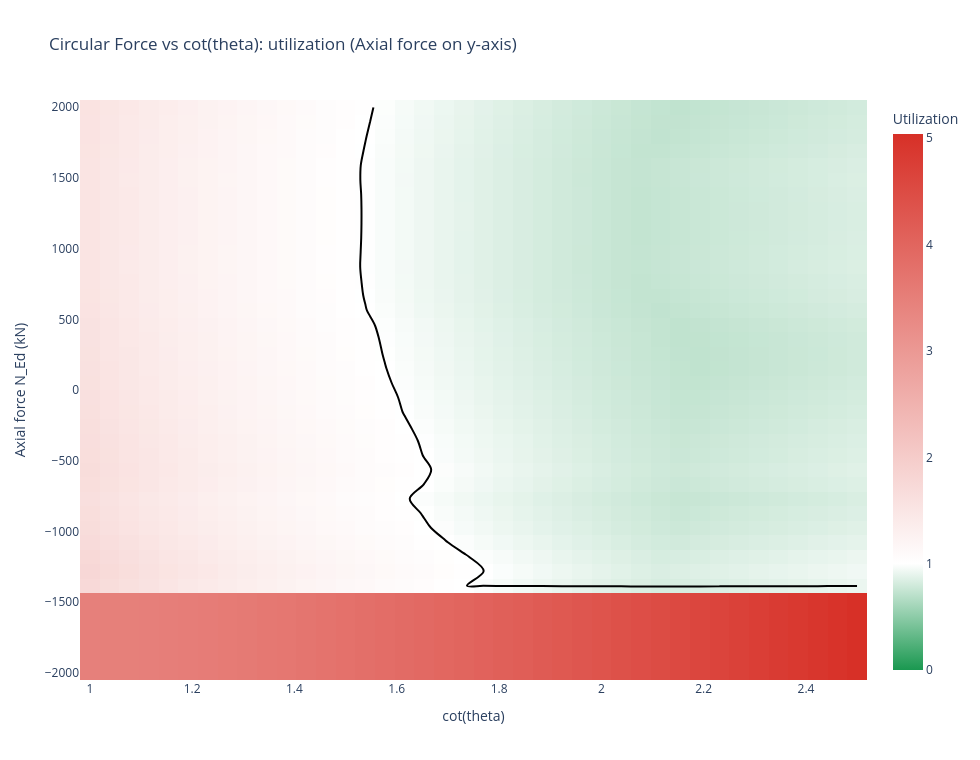

Here is the notebook cell this chart was saved with:
### Markdown cell above
## 6. Axial Force vs Cot(θ) Contour

Heatmap of utilization (or other metrics) over the N_Ed–cot(θ) domain.
For each axial force level the full circular context is recomputed
(σ_cp, λ₁, λ₂, b_w, V_Rd,c, cot limits).

### Code cell
fig_axial = viewer.plot_force_cot_theta_contour(
    load_case=load_case,
    n_axial=40,
    n_cot=40,
    metric="utilization",
    show=False,
)
fig_axial

### Figure 1 — Plotly figure (JSON) as saved in the notebook; plotly's stock layout.template omitted (floating-point values rounded to 4 significant figures; data arrays with more than 128 entries replaced by an {"elided": "..."} marker saying what was removed)
{"data": [{"colorbar": {"title": {"text": "Utilization"}}, "colorscale": [[0, "#1a9850"], [0.1984, "#ffffff"], [1, "#d73027"]], "hovertemplate": "cot(theta): %{x:.3f}<br>N_Ed: %{y:.1f} kN<br>utilization: %{z:.3f}<extra></extra>", "name": "utilization", "type": "heatmap", "x": [1.0, 1.038, 1.077, 1.115, 1.154, 1.192, 1.231, 1.269, 1.308, 1.346, 1.385, 1.423, 1.462, 1.5, 1.538, 1.577, 1.615, 1.654, 1.692, 1.731, 1.769, 1.808, 1.846, 1.885, 1.923, 1.962, 2.0, 2.038, 2.077, 2.115, 2.154, 2.192, 2.231, 2.269, 2.308, 2.346, 2.385, 2.423, 2.462, 2.5], "y": [-2000.0, -1897.0, -1795.0, -1692.0, -1590.0, -1487.0, -1385.0, -1282.0, -1179.0, -1077.0, -974.4, -871.8, -769.2, -666.7, -564.1, -461.5, -359.0, -256.4, -153.8, -51.28, 51.28, 153.8, 256.4, 359.0, 461.5, 564.1, 666.7, 769.2, 871.8, 974.4, 1077.0, 1179.0, 1282.0, 1385.0, 1487.0, 1590.0, 1692.0, 1795.0, 1897.0, 2000.0], "z": {"elided": "40x40 float values"}, "zmax": 5.04, "zmin": 0}, {"contours": {"coloring": "none", "end": 1, "size": 1, "start": 1}, "hoverinfo": "skip", "line": {"color": "black", "width": 2}, "name": "Utilization = 1.0", "showscale": false, "type": "contour", "x": [1.0, 1.038, 1.077, 1.115, 1.154, 1.192, 1.231, 1.269, 1.308, 1.346, 1.385, 1.423, 1.462, 1.5, 1.538, 1.577, 1.615, 1.654, 1.692, 1.731, 1.769, 1.808, 1.846, 1.885, 1.923, 1.962, 2.0, 2.038, 2.077, 2.115, 2.154, 2.192, 2.231, 2.269, 2.308, 2.346, 2.385, 2.423, 2.462, 2.5], "y": [-2000.0, -1897.0, -1795.0, -1692.0, -1590.0, -1487.0, -1385.0, -1282.0, -1179.0, -1077.0, -974.4, -871.8, -769.2, -666.7, -564.1, -461.5, -359.0, -256.4, -153.8, -51.28, 51.28, 153.8, 256.4, 359.0, 461.5, 564.1, 666.7, 769.2, 871.8, 974.4, 1077.0, 1179.0, 1282.0, 1385.0, 1487.0, 1590.0, 1692.0, 1795.0, 1897.0, 2000.0], "z": {"elided": "40x40 float values"}}], "layout": {"height": 760, "title": {"text": "Circular Force vs cot(theta): utilization (Axial force on y-axis)"}, "width": 980, "xaxis": {"title": {"text": "cot(theta)"}}, "yaxis": {"title": {"text": "Axial force N_Ed (kN)"}}}}
